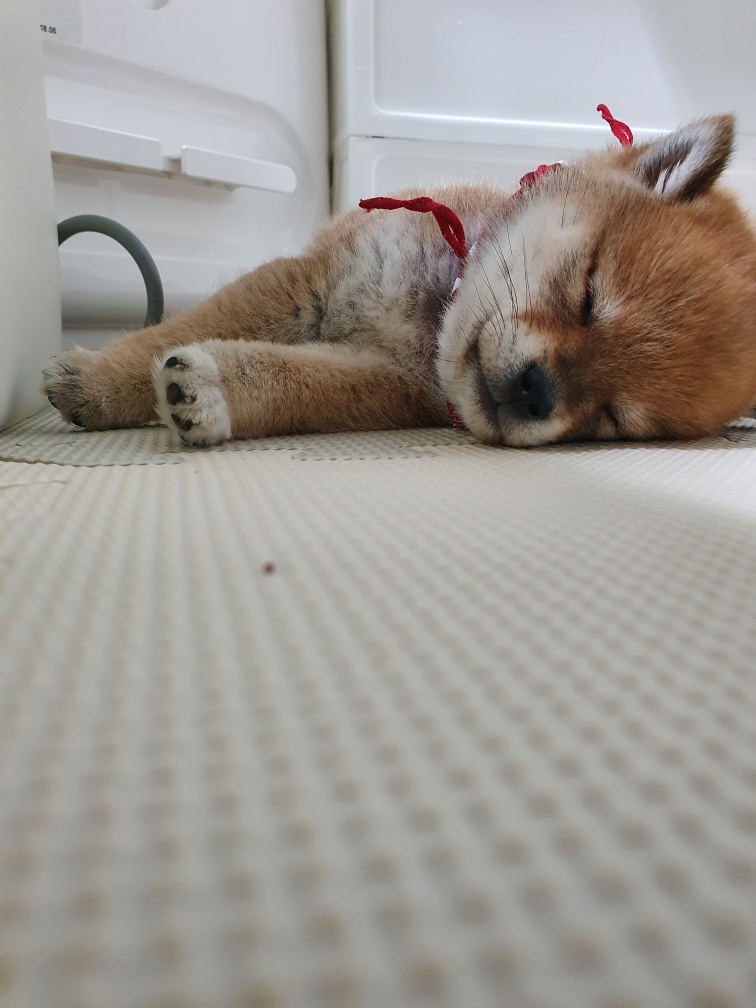
//> input picture ImageProcessing/Lecture_04_22/image.jpg, 3024 x 4032 px (shown at 1/4 size)
$ ./Number05   (built with g++ and OpenCV 4)
//> lines starting //> are read from the running program, lines starting //| are printed output that depends on the picture; after the words box and inside, x2 and y2 are one past the last pixel; in counts of white or black regions, pixels touching at a corner belong together
#include <opencv2/opencv.hpp>
using namespace cv;
using namespace std;

int main()
{
	Mat image = imread("../Lecture_04_22/image.jpg", 1);
//> image is the input picture: 4032 rows x 3024 cols, CV_8UC3; mean B, G, R 147.6, 153.5, 158.1
	CV_Assert(image.data);
	Size size(0, 0);
	resize(image, image, size, 0.2, 0.2, INTER_LINEAR);
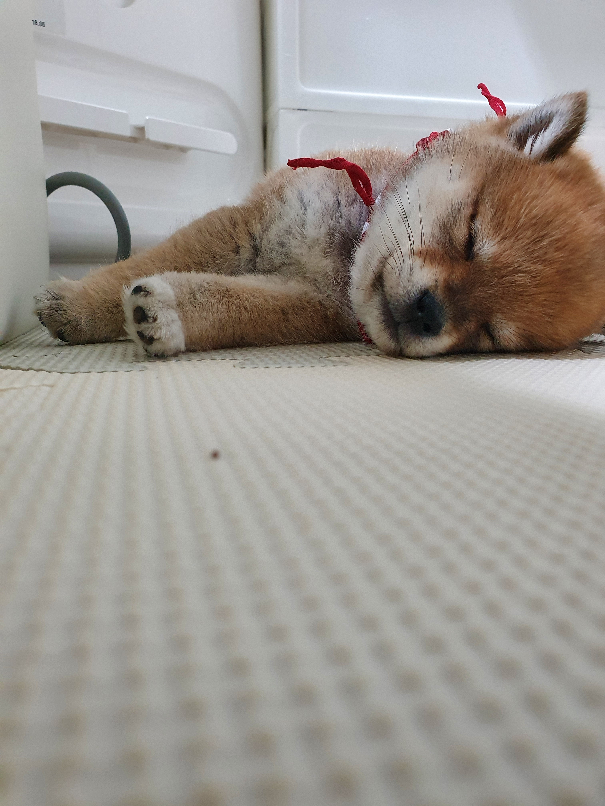
//> image: 806 rows x 605 cols, CV_8UC3; mean B, G, R 147.7, 153.5, 158.1

	Point2f pts1[4] = {
		Point2f(90, 170), Point2f(300, 120),
		Point2f(90, 285), Point2f(300, 320)
	};
	Point2f pts2[4] = {
	Point2f(60, 120), Point2f(340, 110),
	Point2f(60, 280), Point2f(340, 280)
	};

	Mat dst(image.size(), CV_8UC1);
	Mat perspect_map = getPerspectiveTransform(pts1, pts2);
	warpPerspective(image, dst, perspect_map, image.size(), INTER_CUBIC);
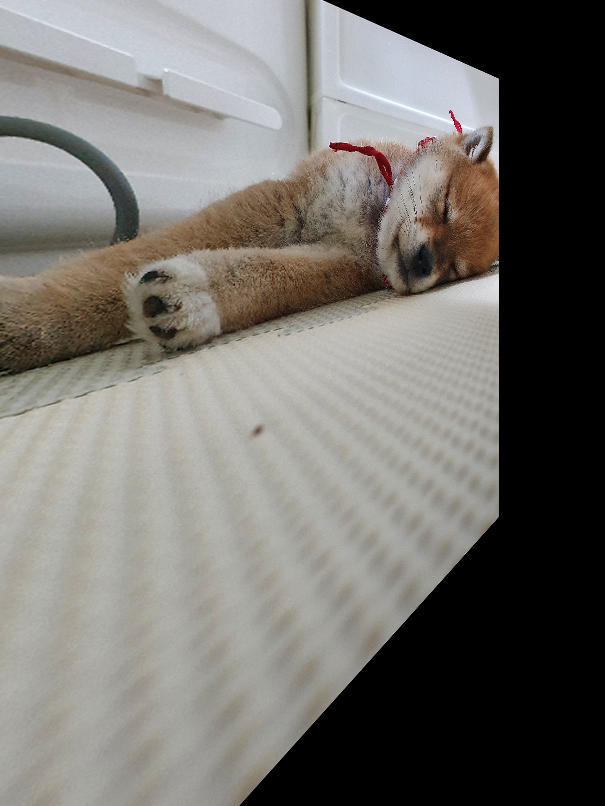
//> dst: 806 rows x 605 cols, CV_8UC3; mean B, G, R 108.6, 113.2, 115.7
	cout << "[perspect_map] = " << endl << perspect_map << endl << endl;

	vector<Point3f> pts3, pts4;

	for (int i = 0; i < 4; ++i)
	{
		pts3.push_back(Point3f(pts2[i].x, pts1[i].y, 1));
	}
	transform(pts3, pts4, perspect_map);

	for (int i = 0; i < 4; ++i)
	{
		pts4[i] /= pts4[i].z;
		cout << "pts2[" << i << "]=" << pts2[i] << "\t";
		cout << "pts4[" << i << "]=" << pts4[i] << endl;

		circle(image, pts1[i], 2, Scalar(0, 0, 255), 2);
		circle(dst, pts2[i], 2, Scalar(0, 0, 255), 2);
	}
//> image: 806 rows x 605 cols, CV_8UC3; 148 pixels changed, all inside (x1, y1, x2, y2) = (87, 117, 304, 324)
//> dst: 806 rows x 605 cols, CV_8UC3; 148 pixels changed, all inside (x1, y1, x2, y2) = (57, 107, 344, 284)

	imshow("image", image);
	imshow("dst - 왜곡 보정", dst);
	waitKey();
}
